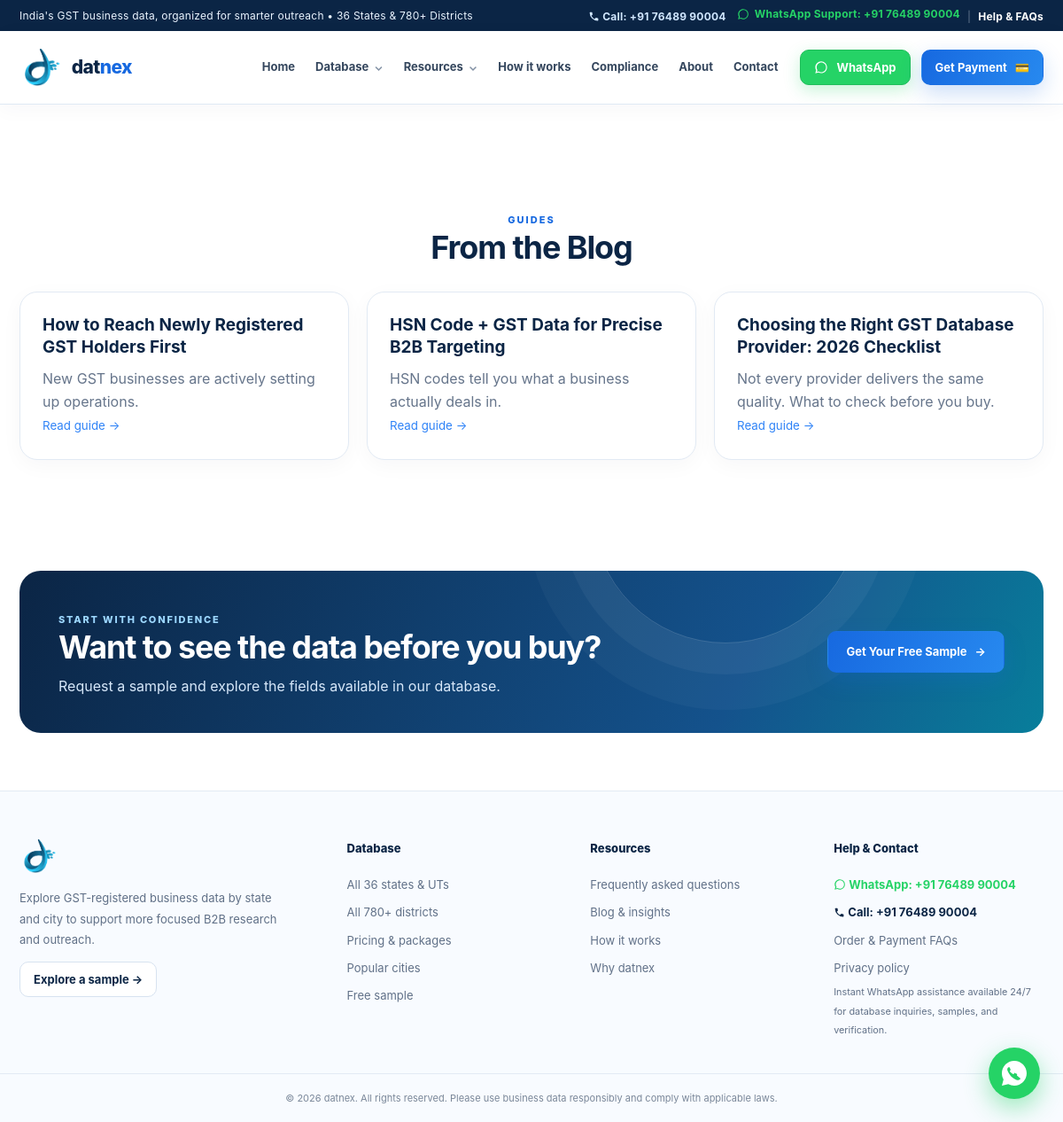
Page /blog on the committed database.
### tables this page shows
CREATE TABLE blog_posts(
  id INTEGER PRIMARY KEY AUTOINCREMENT, title TEXT, slug TEXT UNIQUE,
  excerpt TEXT, body TEXT, created_at TEXT DEFAULT CURRENT_TIMESTAMP);

### datnex_reworked/app.py (the view)
@app.route("/blog")
def blog():
    posts = get_db().execute("SELECT * FROM blog_posts ORDER BY id DESC").fetchall()
    return render_template("blog.html", posts=posts)

### datnex_reworked/app.py (called while the page is built)
def get_db():
    if "db" not in g:
        g.db = sqlite3.connect(DB_PATH)
        g.db.row_factory = sqlite3.Row
        g.db.execute("PRAGMA foreign_keys=ON")
    return g.db

### datnex_reworked/templates/blog.html
{% extends 'base.html' %}
{% block content %}
<div class="wrap">
  <div class="sec"><span class="kicker">Guides</span><h2>From the Blog</h2></div>
  <div class="grid g3">
    {% for p in posts %}
    <a class="card" href="/blog/{{ p.slug }}"><h3>{{ p.title }}</h3><p>{{ p.excerpt }}</p>
      <small style="color:var(--blue2)">Read guide →</small></a>
    {% endfor %}
  </div>
</div>
{% endblock %}

### datnex_reworked/templates/base.html (style rules this page uses)
:root { --navy:#0b2545;--navy2:#123e70;--blue:#1769e0;--blue2:#2f83f7;--cyan:#20b9d6;--ink:#14243b;--muted:#66758b;--line:#e2eaf4;--pale:#f3f7fc;--white:#fff;--green:#15966a;--shadow:0 18px 50px rgba(11,37,69,.09);--radius:20px;--container:1180px }
* { box-sizing:border-box }
html { scroll-behavior:smooth;scroll-padding-top:95px }
body { margin:0;color:var(--ink);font-family:Inter,ui-sans-serif,system-ui,-apple-system,BlinkMacSystemFont,"Segoe UI",sans-serif;line-height:1.65;background:#fff;-webkit-font-smoothing:antialiased }
a { color:inherit;text-decoration:none }
button,a { -webkit-tap-highlight-color:transparent }
.container,.wrap { width:min(var(--container),calc(100% - 44px));margin-inline:auto }
.wrap { padding-block:60px }
h1,h2,h3,h4,p { margin-top:0 }
h2 { font-size:clamp(27px,3vw,41px);line-height:1.16;letter-spacing:-1.1px;color:var(--navy);margin-bottom:15px }
h3 { font-size:19px;line-height:1.3;color:var(--navy);margin-bottom:9px }
.sec { text-align:center;margin-top:55px }
.grid { display:grid;gap:20px;margin-top:28px }
.g3 { grid-template-columns:repeat(3,minmax(0,1fr)) }
.card { min-width:0;background:#fff;border:1px solid var(--line);border-radius:var(--radius);padding:25px;box-shadow:0 6px 25px rgba(11,37,69,.035);transition:transform .25s,border-color .25s,box-shadow .25s }
.card p,.card small { color:var(--muted) }
.card p { margin-bottom:0 }
.kicker { color:var(--blue);font-size:11px;font-weight:850;letter-spacing:2px;text-transform:uppercase }

### rows in the picture
blog_posts: title "How to Reach Newly Registered GST Holders First", excerpt "New GST businesses are actively setting up operations."
blog_posts: title "HSN Code + GST Data for Precise B2B Targeting", excerpt "HSN codes tell you what a business actually deals in."
blog_posts: title "Choosing the Right GST Database Provider: 2026 Checklist", excerpt "Not every provider delivers the same quality. What to check before you buy."

### other values in the picture
{{ call_display }} "+91 76489 90004"
{{ whatsapp_display }} "+91 76489 90004"
